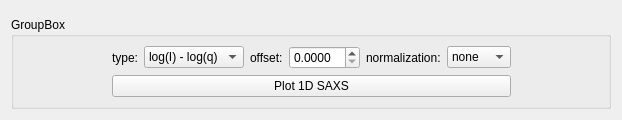
         <widget class="QWidget" name="tab_7">
          <attribute name="title">
           <string>SAXS-1D</string>
          </attribute>
          <layout class="QGridLayout" name="gridLayout_25">
           <item row="1" column="0">
            <widget class="QGroupBox" name="groupBox_6">
             <property name="sizePolicy">
              <sizepolicy hsizetype="Expanding" vsizetype="Preferred">
               <horstretch>0</horstretch>
               <verstretch>0</verstretch>
              </sizepolicy>
             </property>
             <property name="title">
              <string>GroupBox</string>
             </property>
             <layout class="QGridLayout" name="gridLayout_16">
              <item row="0" column="0">
               <spacer name="horizontalSpacer_7">
                <property name="orientation">
                 <enum>Qt::Horizontal</enum>
                </property>
                <property name="sizeHint" stdset="0">
                 <size>
                  <width>40</width>
                  <height>20</height>
                 </size>
                </property>
               </spacer>
              </item>
              <item row="0" column="1">
               <layout class="QGridLayout" name="gridLayout_24">
                <item row="0" column="0">
                 <widget class="QLabel" name="label_21">
                  <property name="text">
                   <string>type:</string>
                  </property>
                 </widget>
                </item>
                <item row="0" column="1">
                 <widget class="QComboBox" name="cb_saxs_type">
                  <property name="currentIndex">
                   <number>3</number>
                  </property>
                  <item>
                   <property name="text">
                    <string>I - q</string>
                   </property>
                  </item>
                  <item>
                   <property name="text">
                    <string>I - log(q)</string>
                   </property>
                  </item>
                  <item>
                   <property name="text">
                    <string>log(I) - q</string>
                   </property>
                  </item>
                  <item>
                   <property name="text">
                    <string>log(I) - log(q)</string>
                   </property>
                  </item>
                 </widget>
                </item>
                <item row="0" column="2">
                 <widget class="QLabel" name="label_22">
                  <property name="text">
                   <string>offset:</string>
                  </property>
                 </widget>
                </item>
                <item row="0" column="3">
                 <widget class="QDoubleSpinBox" name="sb_saxs_offset">
                  <property name="decimals">
                   <number>4</number>
                  </property>
                  <property name="singleStep">
                   <double>0.050000000000000</double>
                  </property>
                  <property name="value">
                   <double>0.000000000000000</double>
                  </property>
                 </widget>
                </item>
                <item row="0" column="4">
                 <widget class="QLabel" name="label_23">
                  <property name="text">
                   <string>normalization:</string>
                  </property>
                 </widget>
                </item>
                <item row="0" column="5">
                 <widget class="QComboBox" name="cb_saxs_norm">
                  <item>
                   <property name="text">
                    <string>none</string>
                   </property>
                  </item>
                  <item>
                   <property name="text">
                    <string>I' = Iq2</string>
                   </property>
                  </item>
                  <item>
                   <property name="text">
                    <string>I' = Iq4</string>
                   </property>
                  </item>
                  <item>
                   <property name="text">
                    <string>I' = I/Io</string>
                   </property>
                  </item>
                 </widget>
                </item>
                <item row="1" column="0" colspan="6">
                 <widget class="QPushButton" name="pushButton_10">
                  <property name="text">
                   <string>Plot 1D SAXS</string>
                  </property>
                 </widget>
                </item>
               </layout>
              </item>
              <item row="0" column="2">
               <spacer name="horizontalSpacer_8">
                <property name="orientation">
                 <enum>Qt::Horizontal</enum>
                </property>
                <property name="sizeHint" stdset="0">
                 <size>
                  <width>40</width>
                  <height>20</height>
                 </size>
                </property>
               </spacer>
              </item>
             </layout>
            </widget>
           </item>
           <item row="0" column="0">
            <widget class="MplCanvas" name="mp_saxs" native="true">
             <property name="sizePolicy">
              <sizepolicy hsizetype="Preferred" vsizetype="Expanding">
               <horstretch>0</horstretch>
               <verstretch>0</verstretch>
              </sizepolicy>
             </property>
             <property name="minimumSize">
              <size>
               <width>600</width>
               <height>0</height>
              </size>
             </property>
            </widget>
           </item>
          </layout>
         </widget>
